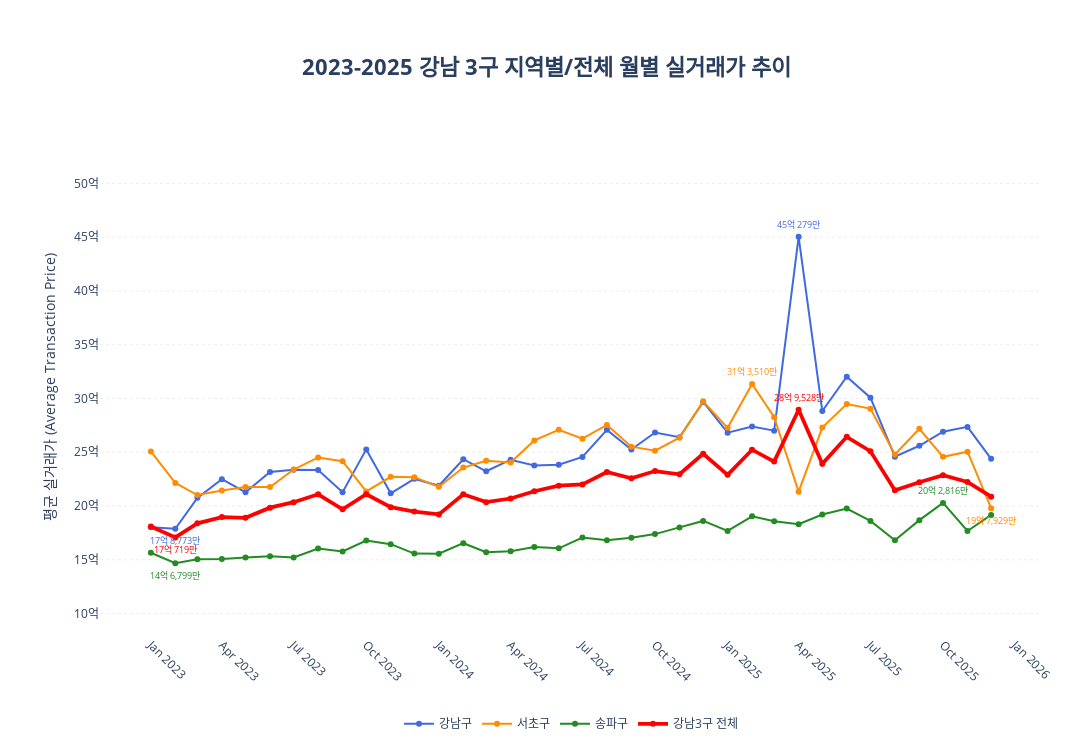

Here is the notebook cell this chart was saved with:
### Code cell
import pandas as pd
import plotly.graph_objects as go

# 1. 데이터 집계 (2023년 ~ 2025년으로 확장)
# 연도 필터링 범위를 2023년부터 2025년까지로 수정
df_period = df[(df['계약일'].dt.year >= 2023) & (df['계약일'].dt.year <= 2025)].copy()

# 시계열 순서 정렬을 위해 '연월' 컬럼 생성 (예: 2023-01)
df_period['연월_순서'] = df_period['계약일'].dt.to_period('M')
df_period['연월_표시'] = df_period['계약일'].dt.strftime('%Y-%m')

# 그룹화 (연월 순서대로 정렬하기 위해 '연월_순서' 포함)
monthly_gu = df_period.groupby(['연월_순서', '연월_표시', '자치구명'])['물건금액'].mean().reset_index()
monthly_total = df_period.groupby(['연월_순서', '연월_표시'])['물건금액'].mean().reset_index()
monthly_total['자치구명'] = '강남3구 전체'

trend_df = pd.concat([monthly_gu, monthly_total]).sort_values('연월_순서')

# [기능 분리] 1. 레이블용 상세 포맷 (억 + 만원)
def format_detailed_won(val):
    uk = int(val // 10000)
    man = int(val % 10000)
    if uk > 0:
        return f"{uk}억 {man:,.0f}만"
    else:
        return f"{man:,.0f}만"

# [기능 분리] 2. Y축 눈금용 포맷 (억 단위만)
def format_only_uk(val):
    return f"{int(val // 10000)}억"

# 2. 선 그래프 생성
fig = go.Figure()

colors = {'강남구': 'royalblue', '서초구': 'darkorange', '송파구': 'forestgreen', '강남3구 전체': 'red'}
widths = {'강남구': 2.0, '서초구': 2.0, '송파구': 2.0, '강남3구 전체': 3.75}

for name in ['강남구', '서초구', '송파구', '강남3구 전체']:
    target_data = trend_df[trend_df['자치구명'] == name]
    
    fig.add_trace(go.Scatter(
        x=target_data['연월_표시'], # X축을 연도-월로 변경
        y=target_data['물건금액'],
        name=name,
        mode='lines+markers',
        line=dict(color=colors[name], width=widths[name]),
        marker=dict(size=6), # 데이터 포인트가 많아지므로 사이즈 소폭 조절
        hoverinfo='name+x+y'
    ))

    # 전체 기간 중 최고/최저점 데이터 레이블
    max_row = target_data.loc[target_data['물건금액'].idxmax()]
    min_row = target_data.loc[target_data['물건금액'].idxmin()]

    for row, pos in [(max_row, 'top'), (min_row, 'bottom')]:
        fig.add_annotation(
            x=row['연월_표시'],
            y=row['물건금액'],
            text=format_detailed_won(row['물건금액']),
            showarrow=False,
            yshift=12 if pos == 'top' else -12,
            font=dict(color=colors[name], size=9) # 가독성을 위해 폰트 사이즈 소폭 조절
        )

# 3. Y축 눈금 설정
max_val = trend_df['물건금액'].max()
min_val = 100000 # 10억
tick_vals = [i for i in range(min_val, int(max_val) + 100000, 50000)]
tick_texts = [format_only_uk(v) for v in tick_vals]

# 4. 레이아웃 설정
fig.update_layout(
    title=dict(
        text='<b>2023-2025 강남 3구 지역별/전체 월별 실거래가 추이</b>',
        x=0.5, y=0.92, font=dict(size=22)
    ),
    template='plotly_white',
    width=1300, height=750, # 데이터가 많아졌으므로 가로 폭을 넓게 조정
    margin=dict(l=100, r=50, t=140, b=100),
    xaxis=dict(
        title=None, 
        showgrid=False,
        tickangle=45, # 라벨 겹침 방지를 위해 각도 조절
        dtick="M3"    # 3개월 단위로 눈금 표시
    ),
    yaxis=dict(
        title="평균 실거래가 (Average Transaction Price)",
        tickmode='array',
        tickvals=tick_vals,
        ticktext=tick_texts,
        showgrid=True,
        gridcolor='rgba(200, 200, 200, 0.3)',
        gridwidth=1,
        griddash='dot',
        range=[min_val * 0.8, max_val * 1.2]
    ),
    legend=dict(orientation="h", yanchor="top", y=-0.15, xanchor="center", x=0.5)
)

fig.show()

### Figure 1 — Plotly figure (JSON) as saved in the notebook; plotly's stock layout.template omitted (floating-point values rounded to 4 significant figures)
{"data": [{"hoverinfo": "name+x+y", "line": {"color": "royalblue", "width": 2}, "marker": {"size": 6}, "mode": "lines+markers", "name": "강남구", "type": "scatter", "x": ["2023-01", "2023-02", "2023-03", "2023-04", "2023-05", "2023-06", "2023-07", "2023-08", "2023-09", "2023-10", "2023-11", "2023-12", "2024-01", "2024-02", "2024-03", "2024-04", "2024-05", "2024-06", "2024-07", "2024-08", "2024-09", "2024-10", "2024-11", "2024-12", "2025-01", "2025-02", "2025-03", "2025-04", "2025-05", "2025-06", "2025-07", "2025-08", "2025-09", "2025-10", "2025-11", "2025-12"], "y": [180200.0, 178800.0, 207500.0, 224900.0, 212800.0, 231700.0, 233700.0, 233500.0, 212800.0, 252600.0, 211800.0, 225200.0, 218800.0, 243500.0, 232300.0, 243000.0, 237700.0, 238300.0, 245600.0, 270800.0, 252500.0, 268400.0, 263900.0, 296700.0, 268200.0, 273800.0, 270000.0, 450300.0, 288300.0, 320200.0, 300700.0, 245800.0, 256000.0, 269000.0, 273500.0, 243800.0]}, {"hoverinfo": "name+x+y", "line": {"color": "darkorange", "width": 2}, "marker": {"size": 6}, "mode": "lines+markers", "name": "서초구", "type": "scatter", "x": ["2023-01", "2023-02", "2023-03", "2023-04", "2023-05", "2023-06", "2023-07", "2023-08", "2023-09", "2023-10", "2023-11", "2023-12", "2024-01", "2024-02", "2024-03", "2024-04", "2024-05", "2024-06", "2024-07", "2024-08", "2024-09", "2024-10", "2024-11", "2024-12", "2025-01", "2025-02", "2025-03", "2025-04", "2025-05", "2025-06", "2025-07", "2025-08", "2025-09", "2025-10", "2025-11", "2025-12"], "y": [250700.0, 221400.0, 210200.0, 214500.0, 217700.0, 217600.0, 233900.0, 245100.0, 241700.0, 213500.0, 227100.0, 226800.0, 217800.0, 235700.0, 242100.0, 240500.0, 260900.0, 270900.0, 262600.0, 275300.0, 255100.0, 251400.0, 263500.0, 297300.0, 272700.0, 313500.0, 282500.0, 213300.0, 272900.0, 294700.0, 290500.0, 247800.0, 271700.0, 245700.0, 250400.0, 197900.0]}, {"hoverinfo": "name+x+y", "line": {"color": "forestgreen", "width": 2}, "marker": {"size": 6}, "mode": "lines+markers", "name": "송파구", "type": "scatter", "x": ["2023-01", "2023-02", "2023-03", "2023-04", "2023-05", "2023-06", "2023-07", "2023-08", "2023-09", "2023-10", "2023-11", "2023-12", "2024-01", "2024-02", "2024-03", "2024-04", "2024-05", "2024-06", "2024-07", "2024-08", "2024-09", "2024-10", "2024-11", "2024-12", "2025-01", "2025-02", "2025-03", "2025-04", "2025-05", "2025-06", "2025-07", "2025-08", "2025-09", "2025-10", "2025-11", "2025-12"], "y": [156500.0, 146800.0, 150500.0, 150800.0, 152100.0, 153200.0, 152200.0, 160500.0, 157600.0, 167900.0, 164500.0, 155700.0, 155700.0, 165400.0, 157000.0, 157800.0, 161900.0, 160600.0, 170600.0, 168100.0, 170500.0, 173800.0, 180100.0, 186100.0, 176700.0, 190400.0, 185700.0, 183000.0, 192100.0, 197500.0, 186100.0, 168100.0, 186800.0, 202800.0, 176700.0, 191700.0]}, {"hoverinfo": "name+x+y", "line": {"color": "red", "width": 3.75}, "marker": {"size": 6}, "mode": "lines+markers", "name": "강남3구 전체", "type": "scatter", "x": ["2023-01", "2023-02", "2023-03", "2023-04", "2023-05", "2023-06", "2023-07", "2023-08", "2023-09", "2023-10", "2023-11", "2023-12", "2024-01", "2024-02", "2024-03", "2024-04", "2024-05", "2024-06", "2024-07", "2024-08", "2024-09", "2024-10", "2024-11", "2024-12", "2025-01", "2025-02", "2025-03", "2025-04", "2025-05", "2025-06", "2025-07", "2025-08", "2025-09", "2025-10", "2025-11", "2025-12"], "y": [180900.0, 170700.0, 183800.0, 189600.0, 189000.0, 198400.0, 203500.0, 210900.0, 196900.0, 210900.0, 198900.0, 194800.0, 192100.0, 210800.0, 203600.0, 206900.0, 213700.0, 218900.0, 220100.0, 231600.0, 225800.0, 232400.0, 229500.0, 248500.0, 228900.0, 252300.0, 241300.0, 289500.0, 239200.0, 264300.0, 250900.0, 214500.0, 222100.0, 228600.0, 222400.0, 208600.0]}], "layout": {"annotations": [{"font": {"color": "royalblue", "size": 9}, "showarrow": false, "text": "45억 279만", "x": "2025-04", "y": 450300.0, "yshift": 12}, {"font": {"color": "royalblue", "size": 9}, "showarrow": false, "text": "17억 8,773만", "x": "2023-02", "y": 178800.0, "yshift": -12}, {"font": {"color": "darkorange", "size": 9}, "showarrow": false, "text": "31억 3,510만", "x": "2025-02", "y": 313500.0, "yshift": 12}, {"font": {"color": "darkorange", "size": 9}, "showarrow": false, "text": "19억 7,929만", "x": "2025-12", "y": 197900.0, "yshift": -12}, {"font": {"color": "forestgreen", "size": 9}, "showarrow": false, "text": "20억 2,816만", "x": "2025-10", "y": 202800.0, "yshift": 12}, {"font": {"color": "forestgreen", "size": 9}, "showarrow": false, "text": "14억 6,799만", "x": "2023-02", "y": 146800.0, "yshift": -12}, {"font": {"color": "red", "size": 9}, "showarrow": false, "text": "28억 9,528만", "x": "2025-04", "y": 289500.0, "yshift": 12}, {"font": {"color": "red", "size": 9}, "showarrow": false, "text": "17억 719만", "x": "2023-02", "y": 170700.0, "yshift": -12}], "height": 750, "legend": {"orientation": "h", "x": 0.5, "xanchor": "center", "y": -0.15, "yanchor": "top"}, "margin": {"b": 100, "l": 100, "r": 50, "t": 140}, "title": {"font": {"size": 22}, "text": "<b>2023-2025 강남 3구 지역별/전체 월별 실거래가 추이</b>", "x": 0.5, "y": 0.92}, "width": 1300, "xaxis": {"dtick": "M3", "showgrid": false, "tickangle": 45, "title": {}}, "yaxis": {"gridcolor": "rgba(200, 200, 200, 0.3)", "griddash": "dot", "gridwidth": 1, "range": [80000, 540300.0], "showgrid": true, "tickmode": "array", "ticktext": ["10억", "15억", "20억", "25억", "30억", "35억", "40억", "45억", "50억", "55억"], "tickvals": [100000, 150000, 200000, 250000, 300000, 350000, 400000, 450000, 500000, 550000], "title": {"text": "평균 실거래가 (Average Transaction Price)"}}}}
